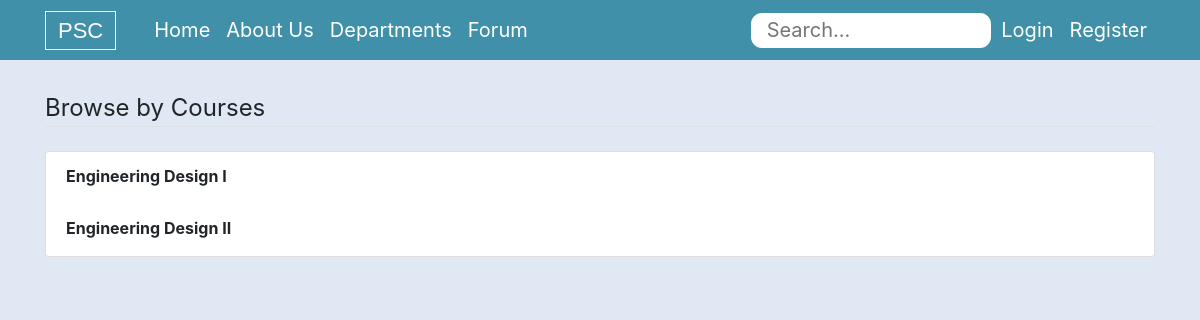
Page /departments/2/ on the committed database.
### forum/models.py (models this page shows, shortened)
class Subject(models.Model):
    subject_name = models.CharField(max_length=250)
    subject_slug = models.CharField(max_length=250)
    department_name = models.ForeignKey(Department, on_delete=models.CASCADE, default=True)

### forum/views.py (the view)
# urls.py: path('departments/<int:dept_id>/', views.subject_dept, name='subject'),
def subject_dept(request, dept_id):
    all_dept_id = [d.id for d in Department.objects.all()]
    if dept_id in all_dept_id:
        match_subject_dept = Subject.objects.raw(
                                            ''' SELECT *
                                                FROM forum_subject
                                                WHERE department_name_id = %s
                                            ''', [dept_id])
        list_subject_by_dept = []
        for subject_dept_list in match_subject_dept:
            list_subject_by_dept.append(subject_dept_list)
            context = {'subject_list': list_subject_by_dept}
        return render(request, "forum/subjects_by_department.html", context)
    else:
        return HttpResponse('Department does not exists!')

### forum/context_processors.py (called while the page is built)
def departments_contexts(request):
    departments = Department.objects.all()
    return {'departments': departments}

### forum/models.py (called while the page is built)
    def get_absolute_url(self):
        return reverse('forum:subject', kwargs={"dept_id" : self.id})

### forum/templates/forum/subjects_by_department.html (shortened to what this page needs)
{% extends 'forum/base.html' %}
{% block content %}
<div class="container">
    <legend class="border-bottom mb-4">Browse by Courses</legend>
    <div class="list-group">
        {% for subject in subject_list %}
            <li class="list-group-item d-flex justify-content-between align-items-center">
                <p class="mb-1"><strong>{{ subject.subject_name }}</strong></p>
            </li>
        {% endfor %}
    </div>
</div>
{% endblock %}

### forum/static/forum/styles_css/base_style.css (style rules this page uses)
.container { padding-top: 30px; padding-bottom: 30px; }
:root { --rad: .7rem; --dur: .3s; --color-dark: #2f2f2f; --color-light: #fff; --color-brand: #57bd84; --font-fam: "Lato", sans-serif; --height: 35px; --btn-width: 4rem; --bez: cubic-bezier(0, 0, 0.43, 1.49); }

### rows in the picture
Subject: subject_name "Engineering Design I"
Subject: subject_name "Engineering Design II"
